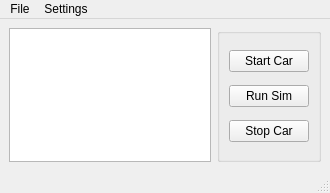
<?xml version="1.0" encoding="UTF-8"?>
<ui version="4.0">
 <class>MainWindow</class>
 <widget class="QMainWindow" name="MainWindow">
  <property name="geometry">
   <rect>
    <x>0</x>
    <y>0</y>
    <width>330</width>
    <height>193</height>
   </rect>
  </property>
  <property name="windowTitle">
   <string>RosLauncher</string>
  </property>
  <widget class="QWidget" name="centralwidget">
   <layout class="QGridLayout" name="gridLayout" rowstretch="0">
    <item row="0" column="3">
     <widget class="QGroupBox" name="groupBox">
      <property name="sizePolicy">
       <sizepolicy hsizetype="Expanding" vsizetype="Expanding">
        <horstretch>0</horstretch>
        <verstretch>0</verstretch>
       </sizepolicy>
      </property>
      <property name="flat">
       <bool>false</bool>
      </property>
      <layout class="QVBoxLayout" name="verticalLayout">
       <item>
        <widget class="QPushButton" name="StartCarBttn">
         <property name="sizePolicy">
          <sizepolicy hsizetype="Minimum" vsizetype="Fixed">
           <horstretch>1</horstretch>
           <verstretch>1</verstretch>
          </sizepolicy>
         </property>
         <property name="text">
          <string>Start Car</string>
         </property>
        </widget>
       </item>
       <item>
        <widget class="QPushButton" name="runSimBttn">
         <property name="text">
          <string>Run Sim</string>
         </property>
        </widget>
       </item>
       <item>
        <widget class="QPushButton" name="stopCarBttn">
         <property name="text">
          <string>Stop Car</string>
         </property>
        </widget>
       </item>
      </layout>
     </widget>
    </item>
    <item row="0" column="0" colspan="3">
     <widget class="QTextBrowser" name="Console">
      <property name="sizePolicy">
       <sizepolicy hsizetype="Preferred" vsizetype="Preferred">
        <horstretch>0</horstretch>
        <verstretch>0</verstretch>
       </sizepolicy>
      </property>
     </widget>
    </item>
   </layout>
  </widget>
  <widget class="QMenuBar" name="menubar">
   <property name="geometry">
    <rect>
     <x>0</x>
     <y>0</y>
     <width>330</width>
     <height>22</height>
    </rect>
   </property>
   <widget class="QMenu" name="menuFile">
    <property name="title">
     <string>File</string>
    </property>
    <addaction name="actionSelect_Profile"/>
    <addaction name="actionSave_Profile"/>
   </widget>
   <widget class="QMenu" name="menuSettings">
    <property name="title">
     <string>Settings</string>
    </property>
    <addaction name="actionClear_Config"/>
   </widget>
   <addaction name="menuFile"/>
   <addaction name="menuSettings"/>
  </widget>
  <widget class="QStatusBar" name="statusbar"/>
  <action name="actionSelect_Profile">
   <property name="text">
    <string>Load Profile</string>
   </property>
  </action>
  <action name="actionClear_Config">
   <property name="text">
    <string>Clear Selection</string>
   </property>
  </action>
  <action name="actionSave_Profile">
   <property name="text">
    <string>Save Profile</string>
   </property>
  </action>
 </widget>
 <resources/>
 <connections/>
</ui>
